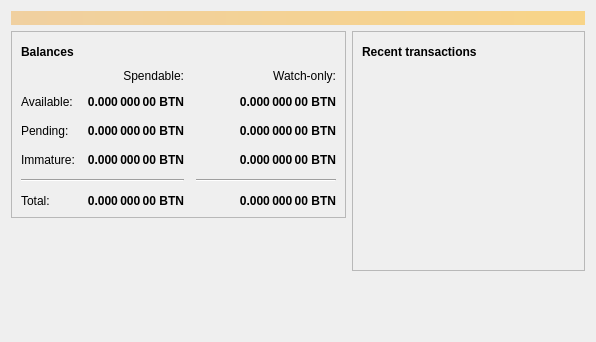
<?xml version="1.0" encoding="UTF-8"?>
<ui version="4.0">
 <class>OverviewPage</class>
 <widget class="QWidget" name="OverviewPage">
  <property name="geometry">
   <rect>
    <x>0</x>
    <y>0</y>
    <width>596</width>
    <height>342</height>
   </rect>
  </property>
  <property name="windowTitle">
   <string>Form</string>
  </property>
  <layout class="QVBoxLayout" name="topLayout">
   <item>
    <widget class="QLabel" name="labelAlerts">
     <property name="visible">
      <bool>false</bool>
     </property>
     <property name="styleSheet">
      <string notr="true">QLabel { background-color: qlineargradient(x1: 0, y1: 0, x2: 1, y2: 0, stop:0 #F0D0A0, stop:1 #F8D488); color:#000000; }</string>
     </property>
     <property name="wordWrap">
      <bool>true</bool>
     </property>
     <property name="margin">
      <number>3</number>
     </property>
     <property name="textInteractionFlags">
      <set>Qt::TextSelectableByMouse</set>
     </property>
    </widget>
   </item>
   <item>
    <layout class="QHBoxLayout" name="horizontalLayout" stretch="1,1">
     <item>
      <layout class="QVBoxLayout" name="verticalLayout_2">
       <item>
        <widget class="QFrame" name="frame">
         <property name="frameShape">
          <enum>QFrame::StyledPanel</enum>
         </property>
         <property name="frameShadow">
          <enum>QFrame::Raised</enum>
         </property>
         <layout class="QVBoxLayout" name="verticalLayout_4">
          <item>
           <layout class="QHBoxLayout" name="horizontalLayout_4">
            <item>
             <widget class="QLabel" name="label_5">
              <property name="font">
               <font>
                <weight>75</weight>
                <bold>true</bold>
               </font>
              </property>
              <property name="text">
               <string>Balances</string>
              </property>
             </widget>
            </item>
            <item>
             <widget class="QPushButton" name="labelWalletStatus">
              <property name="enabled">
               <bool>true</bool>
              </property>
              <property name="maximumSize">
               <size>
                <width>30</width>
                <height>16777215</height>
               </size>
              </property>
              <property name="toolTip">
               <string>The displayed information may be out of date. Your wallet automatically synchronizes with the Btcnano network after a connection is established, but this process has not completed yet.</string>
              </property>
              <property name="text">
               <string/>
              </property>
              <property name="icon">
               <iconset resource="../btcnano.qrc">
                <normaloff>:/icons/warning</normaloff>
                <disabledoff>:/icons/warning</disabledoff>:/icons/warning</iconset>
              </property>
              <property name="iconSize">
               <size>
                <width>24</width>
                <height>24</height>
               </size>
              </property>
              <property name="flat">
               <bool>true</bool>
              </property>
             </widget>
            </item>
            <item>
             <spacer name="horizontalSpacer_3">
              <property name="orientation">
               <enum>Qt::Horizontal</enum>
              </property>
              <property name="sizeHint" stdset="0">
               <size>
                <width>40</width>
                <height>20</height>
               </size>
              </property>
             </spacer>
            </item>
           </layout>
          </item>
          <item>
           <layout class="QGridLayout" name="gridLayout">
            <property name="spacing">
             <number>12</number>
            </property>
            <item row="2" column="2">
             <widget class="QLabel" name="labelWatchPending">
              <property name="font">
               <font>
                <weight>75</weight>
                <bold>true</bold>
               </font>
              </property>
              <property name="cursor">
               <cursorShape>IBeamCursor</cursorShape>
              </property>
              <property name="toolTip">
               <string>Unconfirmed transactions to watch-only addresses</string>
              </property>
              <property name="text">
               <string notr="true">0.000 000 00 BTN</string>
              </property>
              <property name="alignment">
               <set>Qt::AlignRight|Qt::AlignTrailing|Qt::AlignVCenter</set>
              </property>
              <property name="textInteractionFlags">
               <set>Qt::LinksAccessibleByMouse|Qt::TextSelectableByKeyboard|Qt::TextSelectableByMouse</set>
              </property>
             </widget>
            </item>
            <item row="2" column="1">
             <widget class="QLabel" name="labelUnconfirmed">
              <property name="font">
               <font>
                <weight>75</weight>
                <bold>true</bold>
               </font>
              </property>
              <property name="cursor">
               <cursorShape>IBeamCursor</cursorShape>
              </property>
              <property name="toolTip">
               <string>Total of transactions that have yet to be confirmed, and do not yet count toward the spendable balance</string>
              </property>
              <property name="text">
               <string notr="true">0.000 000 00 BTN</string>
              </property>
              <property name="alignment">
               <set>Qt::AlignRight|Qt::AlignTrailing|Qt::AlignVCenter</set>
              </property>
              <property name="textInteractionFlags">
               <set>Qt::LinksAccessibleByMouse|Qt::TextSelectableByKeyboard|Qt::TextSelectableByMouse</set>
              </property>
             </widget>
            </item>
            <item row="3" column="2">
             <widget class="QLabel" name="labelWatchImmature">
              <property name="font">
               <font>
                <weight>75</weight>
                <bold>true</bold>
               </font>
              </property>
              <property name="cursor">
               <cursorShape>IBeamCursor</cursorShape>
              </property>
              <property name="toolTip">
               <string>Mined balance in watch-only addresses that has not yet matured</string>
              </property>
              <property name="text">
               <string notr="true">0.000 000 00 BTN</string>
              </property>
              <property name="alignment">
               <set>Qt::AlignRight|Qt::AlignTrailing|Qt::AlignVCenter</set>
              </property>
              <property name="textInteractionFlags">
               <set>Qt::LinksAccessibleByMouse|Qt::TextSelectableByKeyboard|Qt::TextSelectableByMouse</set>
              </property>
             </widget>
            </item>
            <item row="4" column="0" colspan="2">
             <widget class="Line" name="line">
              <property name="orientation">
               <enum>Qt::Horizontal</enum>
              </property>
             </widget>
            </item>
            <item row="4" column="2">
             <widget class="Line" name="lineWatchBalance">
              <property name="sizePolicy">
               <sizepolicy hsizetype="Preferred" vsizetype="Fixed">
                <horstretch>0</horstretch>
                <verstretch>0</verstretch>
               </sizepolicy>
              </property>
              <property name="minimumSize">
               <size>
                <width>140</width>
                <height>0</height>
               </size>
              </property>
              <property name="orientation">
               <enum>Qt::Horizontal</enum>
              </property>
             </widget>
            </item>
            <item row="5" column="0">
             <widget class="QLabel" name="labelTotalText">
              <property name="text">
               <string>Total:</string>
              </property>
             </widget>
            </item>
            <item row="3" column="1">
             <widget class="QLabel" name="labelImmature">
              <property name="font">
               <font>
                <weight>75</weight>
                <bold>true</bold>
               </font>
              </property>
              <property name="cursor">
               <cursorShape>IBeamCursor</cursorShape>
              </property>
              <property name="toolTip">
               <string>Mined balance that has not yet matured</string>
              </property>
              <property name="text">
               <string notr="true">0.000 000 00 BTN</string>
              </property>
              <property name="alignment">
               <set>Qt::AlignRight|Qt::AlignTrailing|Qt::AlignVCenter</set>
              </property>
              <property name="textInteractionFlags">
               <set>Qt::LinksAccessibleByMouse|Qt::TextSelectableByKeyboard|Qt::TextSelectableByMouse</set>
              </property>
             </widget>
            </item>
            <item row="2" column="3">
             <spacer name="horizontalSpacer_2">
              <property name="orientation">
               <enum>Qt::Horizontal</enum>
              </property>
              <property name="sizeHint" stdset="0">
               <size>
                <width>40</width>
                <height>20</height>
               </size>
              </property>
             </spacer>
            </item>
            <item row="3" column="0">
             <widget class="QLabel" name="labelImmatureText">
              <property name="text">
               <string>Immature:</string>
              </property>
             </widget>
            </item>
            <item row="5" column="1">
             <widget class="QLabel" name="labelTotal">
              <property name="font">
               <font>
                <weight>75</weight>
                <bold>true</bold>
               </font>
              </property>
              <property name="cursor">
               <cursorShape>IBeamCursor</cursorShape>
              </property>
              <property name="toolTip">
               <string>Your current total balance</string>
              </property>
              <property name="text">
               <string notr="true">0.000 000 00 BTN</string>
              </property>
              <property name="alignment">
               <set>Qt::AlignRight|Qt::AlignTrailing|Qt::AlignVCenter</set>
              </property>
              <property name="textInteractionFlags">
               <set>Qt::LinksAccessibleByMouse|Qt::TextSelectableByKeyboard|Qt::TextSelectableByMouse</set>
              </property>
             </widget>
            </item>
            <item row="5" column="2">
             <widget class="QLabel" name="labelWatchTotal">
              <property name="font">
               <font>
                <weight>75</weight>
                <bold>true</bold>
               </font>
              </property>
              <property name="cursor">
               <cursorShape>IBeamCursor</cursorShape>
              </property>
              <property name="toolTip">
               <string>Current total balance in watch-only addresses</string>
              </property>
              <property name="text">
               <string notr="true">0.000 000 00 BTN</string>
              </property>
              <property name="alignment">
               <set>Qt::AlignRight|Qt::AlignTrailing|Qt::AlignVCenter</set>
              </property>
              <property name="textInteractionFlags">
               <set>Qt::LinksAccessibleByMouse|Qt::TextSelectableByKeyboard|Qt::TextSelectableByMouse</set>
              </property>
             </widget>
            </item>
            <item row="0" column="2">
             <widget class="QLabel" name="labelWatchonly">
              <property name="text">
               <string>Watch-only:</string>
              </property>
              <property name="alignment">
               <set>Qt::AlignRight|Qt::AlignTrailing|Qt::AlignVCenter</set>
              </property>
             </widget>
            </item>
            <item row="1" column="0">
             <widget class="QLabel" name="labelBalanceText">
              <property name="text">
               <string>Available:</string>
              </property>
             </widget>
            </item>
            <item row="1" column="1">
             <widget class="QLabel" name="labelBalance">
              <property name="font">
               <font>
                <weight>75</weight>
                <bold>true</bold>
               </font>
              </property>
              <property name="cursor">
               <cursorShape>IBeamCursor</cursorShape>
              </property>
              <property name="toolTip">
               <string>Your current spendable balance</string>
              </property>
              <property name="text">
               <string notr="true">0.000 000 00 BTN</string>
              </property>
              <property name="alignment">
               <set>Qt::AlignRight|Qt::AlignTrailing|Qt::AlignVCenter</set>
              </property>
              <property name="textInteractionFlags">
               <set>Qt::LinksAccessibleByMouse|Qt::TextSelectableByKeyboard|Qt::TextSelectableByMouse</set>
              </property>
             </widget>
            </item>
            <item row="1" column="2">
             <widget class="QLabel" name="labelWatchAvailable">
              <property name="font">
               <font>
                <weight>75</weight>
                <bold>true</bold>
               </font>
              </property>
              <property name="cursor">
               <cursorShape>IBeamCursor</cursorShape>
              </property>
              <property name="toolTip">
               <string>Your current balance in watch-only addresses</string>
              </property>
              <property name="text">
               <string notr="true">0.000 000 00 BTN</string>
              </property>
              <property name="alignment">
               <set>Qt::AlignRight|Qt::AlignTrailing|Qt::AlignVCenter</set>
              </property>
              <property name="textInteractionFlags">
               <set>Qt::LinksAccessibleByMouse|Qt::TextSelectableByKeyboard|Qt::TextSelectableByMouse</set>
              </property>
             </widget>
            </item>
            <item row="2" column="0">
             <widget class="QLabel" name="labelPendingText">
              <property name="text">
               <string>Pending:</string>
              </property>
             </widget>
            </item>
            <item row="0" column="1">
             <widget class="QLabel" name="labelSpendable">
              <property name="text">
               <string>Spendable:</string>
              </property>
              <property name="alignment">
               <set>Qt::AlignRight|Qt::AlignTrailing|Qt::AlignVCenter</set>
              </property>
             </widget>
            </item>
           </layout>
          </item>
         </layout>
        </widget>
       </item>
       <item>
        <spacer name="verticalSpacer">
         <property name="orientation">
          <enum>Qt::Vertical</enum>
         </property>
         <property name="sizeHint" stdset="0">
          <size>
           <width>20</width>
           <height>40</height>
          </size>
         </property>
        </spacer>
       </item>
      </layout>
     </item>
     <item>
      <layout class="QVBoxLayout" name="verticalLayout_3">
       <item>
        <widget class="QFrame" name="frame_2">
         <property name="frameShape">
          <enum>QFrame::StyledPanel</enum>
         </property>
         <property name="frameShadow">
          <enum>QFrame::Raised</enum>
         </property>
         <layout class="QVBoxLayout" name="verticalLayout">
          <item>
           <layout class="QHBoxLayout" name="horizontalLayout_2">
            <item>
             <widget class="QLabel" name="label_4">
              <property name="font">
               <font>
                <weight>75</weight>
                <bold>true</bold>
               </font>
              </property>
              <property name="text">
               <string>Recent transactions</string>
              </property>
             </widget>
            </item>
            <item>
             <widget class="QPushButton" name="labelTransactionsStatus">
              <property name="enabled">
               <bool>true</bool>
              </property>
              <property name="maximumSize">
               <size>
                <width>30</width>
                <height>16777215</height>
               </size>
              </property>
              <property name="toolTip">
               <string>The displayed information may be out of date. Your wallet automatically synchronizes with the Btcnano network after a connection is established, but this process has not completed yet.</string>
              </property>
              <property name="text">
               <string/>
              </property>
              <property name="icon">
               <iconset resource="../btcnano.qrc">
                <normaloff>:/icons/warning</normaloff>
                <disabledoff>:/icons/warning</disabledoff>:/icons/warning</iconset>
              </property>
              <property name="iconSize">
               <size>
                <width>24</width>
                <height>24</height>
               </size>
              </property>
              <property name="flat">
               <bool>true</bool>
              </property>
             </widget>
            </item>
            <item>
             <spacer name="horizontalSpacer">
              <property name="orientation">
               <enum>Qt::Horizontal</enum>
              </property>
              <property name="sizeHint" stdset="0">
               <size>
                <width>40</width>
                <height>20</height>
               </size>
              </property>
             </spacer>
            </item>
           </layout>
          </item>
          <item>
           <widget class="QListView" name="listTransactions">
            <property name="styleSheet">
             <string notr="true">QListView { background: transparent; }</string>
            </property>
            <property name="frameShape">
             <enum>QFrame::NoFrame</enum>
            </property>
            <property name="verticalScrollBarPolicy">
             <enum>Qt::ScrollBarAlwaysOff</enum>
            </property>
            <property name="horizontalScrollBarPolicy">
             <enum>Qt::ScrollBarAlwaysOff</enum>
            </property>
            <property name="selectionMode">
             <enum>QAbstractItemView::NoSelection</enum>
            </property>
           </widget>
          </item>
         </layout>
        </widget>
       </item>
       <item>
        <spacer name="verticalSpacer_2">
         <property name="orientation">
          <enum>Qt::Vertical</enum>
         </property>
         <property name="sizeHint" stdset="0">
          <size>
           <width>20</width>
           <height>40</height>
          </size>
         </property>
        </spacer>
       </item>
      </layout>
     </item>
    </layout>
   </item>
  </layout>
 </widget>
 <resources/>
 <connections/>
</ui>
